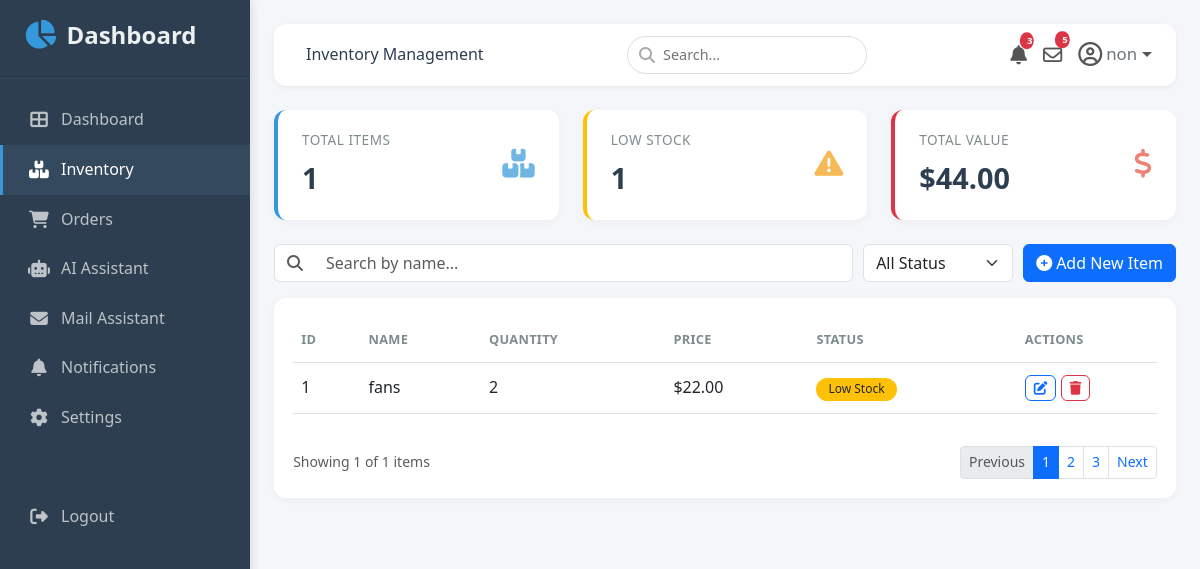
The app's page /Machines (signed in) with its own data.
### app.py (models this page shows, shortened)
class User(UserMixin, db.Model):
    id            = db.Column(db.Integer, primary_key=True)
    first_name    = db.Column(db.String(80), nullable=False)
    last_name     = db.Column(db.String(80), nullable=False)
    username      = db.Column(db.String(80), unique=True, nullable=False)
    password_hash = db.Column(db.String(200), nullable=False)

class Data(db.Model):
    id            = db.Column(db.Integer, primary_key=True)
    name = db.Column(db.String(100), nullable=False)
    price = db.Column(db.Integer, nullable=False)
    quantity = db.Column(db.Integer, nullable=False)
    user_id = db.Column(db.Integer, db.ForeignKey('user.id'), nullable=False)
    orders = db.relationship("Order", backref="data")

### app.py (the view, shortened to what this page needs)
@app.route('/Machines', methods=["GET", "POST"])
@login_required
def Machines():
    user = User.query.filter_by(username=current_user.username).first()
    if not user:  # Still handle the case where a user isn't found
        user = User(username=current_user.username, password_hash=generate_password_hash('password')) # Re-establish if no initial user
        db.session.add(user)
        db.session.commit()
    per_page = 4  # Number of items per page
    total_items = Data.query.count()
    total_pages = (total_items + per_page - 1) // per_page
    low_stock = Data.query.filter(Data.quantity < 10).count()
    result = db.session.query(func.sum(Data.quantity * Data.price)).scalar()
    total_value = result if result is not None else 0.0
    '''page = request.args.get('page', 1, type=int)'''  # Corrected this line
    inventory = Data.query.filter_by(user_id=user.id).all()
    db.session.commit()
    return render_template('Machines.html', inventory=inventory, total_items=total_items, low_stock=low_stock, total_value=total_value)

### app.py (called while the page is built)
@login_manager.user_loader
def load_user(user_id):
    return User.query.get(int(user_id))

### templates/Machines.html (shortened to what this page needs)
{% extends "base.html" %}
{% block page_title %}Inventory Management{% endblock %}
{% block content %}
<div class="row g-4 mb-4">
  <div class="col-md-4 col-6">
    <div class="stat-card">
      <div class="d-flex justify-content-between align-items-center">
        <div>
          <p class="stat-label">Total Items</p>
          <p class="stat-number">{{ total_items|default(0) }}</p>
        </div>
        <i class="fas fa-boxes stat-icon"></i>
      </div>
    </div>
  </div>
  <div class="col-md-4 col-6">
    <div class="stat-card border-warning">
      <div class="d-flex justify-content-between align-items-center">
        <div>
          <p class="stat-label">Low Stock</p>
          <p class="stat-number">{{ low_stock|default(0) }}</p>
        </div>
        <i class="fas fa-exclamation-triangle stat-icon warning"></i>
      </div>
    </div>
  </div>
  <div class="col-md-4 col-6">
    <div class="stat-card border-danger">
      <div class="d-flex justify-content-between align-items-center">
        <div>
          <p class="stat-label">Total Value</p>
          <p class="stat-number">${{ "%.2f"|format(total_value|default(0)) }}</p>
        </div>
        <i class="fas fa-dollar-sign stat-icon danger"></i>
      </div>
    </div>
  </div>
</div>
<div class="search-filter-bar">
  <div class="search-input">
    <div class="input-group">
      <span class="input-group-text bg-white border-end-0"><i class="fas fa-search text-muted"></i></span>
      <input type="text" class="form-control border-start-0" placeholder="Search by name..." id="tableSearch">
    </div>
  </div>
  <div class="filter-select">
    <select class="form-select" id="statusFilter">
      <option value="">All Status</option>
    </select>
  </div>
  <div class="ms-auto">
    <button class="btn btn-primary" data-bs-toggle="modal" data-bs-target="#addItemModal">
      <i class="fas fa-plus-circle me-1"></i>Add New Item
    </button>
  </div>
</div>
<div class="table-container">
  <div class="table-responsive">
    <table class="table table-hover align-middle" id="inventoryTable">
      <thead>
        <tr>
          <th>ID</th>
          <th>Name</th>
          <th>Quantity</th>
          <th>Price</th>
          <th>Status</th>
          <th style="width: 140px;">Actions</th>
        </tr>
      </thead>
      <tbody id="inventoryTableBody">
        {% for item in inventory %}
        <tr>
          <td>{{ item.id }}</td>
          <td>{{ item.name }}</td>
          <td>{{ item.quantity }}</td>
          <td>${{ "%.2f"|format(item.price) }}</td>
          <td>
            {% if item.quantity <= 0 %}
              <span class="badge badge-stock bg-danger">Out of Stock</span>
            {% elif item.quantity < 5 %}
              <span class="badge badge-stock bg-warning text-dark">Low Stock</span>
            {% else %}
              <span class="badge badge-stock bg-success">In Stock</span>
            {% endif %}
          </td>
          <td>
            <button class="btn btn-sm btn-outline-primary action-btn edit-btn" data-id="{{ item.id }}" data-name="{{ item.name }}" data-quantity="{{ item.quantity }}" data-price="{{ item.price }}" data-status="{% if item.quantity <= 0 %}Out of Stock{% elif item.quantity < 5 %}Low Stock{% else %}In Stock{% endif %}">
              <i class="fas fa-edit"></i>
            </button>
            <form action="{{ url_for('delete_record', id=item.id) }}" method="POST" style="display:inline;" onsubmit="return confirm('Are you sure you want to delete {{ item.name }}?');">
              <button type="submit" class="btn btn-sm btn-outline-danger action-btn">
                <i class="fas fa-trash"></i>
              </button>
            </form>
          </td>
        </tr>
        {% else %}
        <tr>
          <td colspan="6" class="text-center py-4 text-muted">No inventory items found.</td>
        </tr>
        {% endfor %}
      </tbody>
    </table>
  </div>
  <div class="pagination-bar">
    <div class="text-muted small">
      Showing {{ inventory|length if inventory else 0 }} of {{ total_items|default(0) }} items
    </div>
    <nav>
      <ul class="pagination pagination-sm">
        <li class="page-item disabled"><a class="page-link" href="#">Previous</a></li>
        <li class="page-item active"><a class="page-link" href="#">1</a></li>
        <li class="page-item"><a class="page-link" href="#">2</a></li>
        <li class="page-item"><a class="page-link" href="#">3</a></li>
        <li class="page-item"><a class="page-link" href="#">Next</a></li>
      </ul>
    </nav>
  </div>
</div>
{% endblock %}

### templates/base.html (shortened to what this page needs)
<!DOCTYPE html>
<html lang="en">
<head>
  <link href="https://cdn.jsdelivr.net/npm/bootstrap@5.3.0/dist/css/bootstrap.min.css" rel="stylesheet">
  <link rel="stylesheet" href="https://cdnjs.cloudflare.com/ajax/libs/font-awesome/6.4.0/css/all.min.css">
  <link rel="stylesheet" href="{{ url_for('static', filename='style.css') }}">
</head>
<body>
  <nav class="sidebar" id="sidebar">
    <div class="brand">
      <i class="fas fa-chart-pie"></i> Dashboard
    </div>
    <ul class="nav flex-column">
      <li class="nav-item">
        <a class="nav-link {% if request.endpoint == 'dashboard' %}active{% endif %}"
           href="{{ url_for('dashboard') }}">
          <i class="fas fa-th-large"></i> Dashboard
        </a>
      </li>
      <li class="nav-item">
        <a class="nav-link {% if request.endpoint == 'Machines' %}active{% endif %}"
           href="{{ url_for('Machines') }}">
          <i class="fas fa-boxes"></i> Inventory
        </a>
      </li>
      <li class="nav-item">
        <a class="nav-link {% if request.endpoint == 'orders' %}active{% endif %}"
           href="{{ url_for('orders') }}">
          <i class="fas fa-shopping-cart"></i> Orders
        </a>
      </li>
      <li class="nav-item">
        <a class="nav-link {% if request.endpoint == 'Ai_assistant' %}active{% endif %}"
           href="{{ url_for('Ai_assistant') }}">
          <i class="fas fa-robot"></i> AI Assistant
        </a>
      </li>
      <li class="nav-item">
        <a class="nav-link {% if request.endpoint == 'ai_mail_assistant' %}active{% endif %}"
           href="{{ url_for('ai_mail_assistant') }}">
          <i class="fas fa-envelope"></i> Mail Assistant
        </a>
      </li>
      <li class="nav-item">
        <a class="nav-link {% if request.endpoint == 'notifications' %}active{% endif %}"
           href="{{ url_for('notifications') }}">
          <i class="fas fa-bell"></i> Notifications
        </a>
      </li>
      <li class="nav-item">
        <a class="nav-link" href="{{ url_for('settings') }}"><i class="fas fa-cog"></i> Settings</a>
      </li>
    </ul>
    <hr style="border-color:#34495e; margin: 1.5rem 1rem;">
    <ul class="nav flex-column">
      <li class="nav-item">
        <a class="nav-link" href="{{ url_for('logout') }}"><i class="fas fa-sign-out-alt"></i> Logout</a>
      </li>
    </ul>
  </nav>
  <div class="main-content">
    <div class="top-navbar">
      <div>
        <span class="ms-2 d-none d-sm-inline">{% block page_title %}Dashboard{% endblock %}</span>
      </div>
      <div class="search-box d-none d-md-block">
        <i class="fas fa-search"></i>
        <input type="text" placeholder="Search...">
      </div>
      <div class="nav-icons d-flex align-items-center">
        <div class="dropdown me-2">
          <a href="{{ url_for('notifications') }}" class="text-decoration-none position-relative" id="notificationDropdown" role="button" data-bs-toggle="dropdown" aria-expanded="false">
            <i class="fas fa-bell" style="font-size: 1.2rem;"></i>
            <span class="badge bg-danger position-absolute top-0 start-100 translate-middle" id="navNotifCount" style="font-size: 0.6rem; padding: 0.25rem 0.45rem;">12</span>
          </a>
        </div>
        <a href="{{ url_for('ai_mail_assistant') }}" class="text-decoration-none me-2 position-relative">
          <i class="far fa-envelope" style="font-size: 1.2rem;"></i>
          <span class="badge bg-danger position-absolute top-0 start-100 translate-middle" style="font-size: 0.6rem; padding: 0.25rem 0.45rem;">5</span>
        </a>
        <div class="dropdown">
          <a href="#" class="text-decoration-none dropdown-toggle d-flex align-items-center"
             id="userDropdown" role="button" data-bs-toggle="dropdown" aria-expanded="false">
            <i class="far fa-user-circle fa-lg"></i>
            <span class="ms-1 d-none d-md-inline small text-secondary">
              {{ current_user.username if current_user.is_authenticated else 'Admin' }}
            </span>
          </a>
        </div>
      </div>
    </div>
    {% block content %}{% endblock %}
</body>
</html>

### static/style.css (style rules this page uses)
* { margin: 0; padding: 0; box-sizing: border-box; }
body { background-color: #f4f6f9; font-family: 'Segoe UI', Tahoma, Geneva, Verdana, sans-serif; color: #2c3e50; line-height: 1.6; }
a { text-decoration: none; color: inherit; }
.sidebar { position: fixed; top: 0; left: 0; height: 100vh; width: 250px; background-color: #2c3e50; color: #ecf0f1; transition: transform 0.3s ease; z-index: 1050; padding: 1rem 0; overflow-y: auto; box-shadow: 2px 0 10px rgba(0, 0, 0, 0.1); }
.sidebar .brand { font-size: 1.5rem; font-weight: 600; padding: 0 1.5rem 1.5rem 1.5rem; border-bottom: 1px solid #34495e; margin-bottom: 1rem; display: flex; align-items: center; gap: 10px; }
.sidebar .brand i { color: #3498db; font-size: 1.8rem; }
.sidebar .nav-link { color: #bdc3c7; padding: 0.75rem 1.5rem; border-left: 3px solid transparent; transition: all 0.2s ease; display: flex; align-items: center; gap: 10px; }
.sidebar .nav-link.active { color: #fff; background-color: #34495e; border-left-color: #3498db; }
.sidebar .nav-link i { width: 24px; text-align: center; font-size: 1.1rem; }
.sidebar hr { border-color: #34495e; margin: 1.5rem 1rem; }
.main-content { margin-left: 250px; padding: 1.5rem; min-height: 100vh; transition: margin-left 0.3s ease; }
.top-navbar { background: #fff; border-radius: 12px; padding: 0.75rem 1.5rem; box-shadow: 0 2px 6px rgba(0, 0, 0, 0.05); margin-bottom: 1.5rem; display: flex; align-items: center; justify-content: space-between; }
.top-navbar .search-box { position: relative; }
.top-navbar .search-box input { border-radius: 30px; border: 1px solid #ddd; padding: 0.4rem 1rem 0.4rem 2.2rem; font-size: 0.9rem; width: 240px; transition: border 0.2s ease; }
.top-navbar .search-box i { position: absolute; left: 12px; top: 50%; transform: translateY(-50%); color: #aaa; }
.nav-icons { display: flex; align-items: center; gap: 0.5rem; }
.nav-icons a { color: #555; font-size: 1.2rem; position: relative; transition: color 0.2s ease; }
.nav-icons a .badge { position: absolute; top: -6px; right: -8px; font-size: 0.6rem; padding: 0.25rem 0.45rem; background: #e74c3c; color: #fff; border-radius: 50%; }
.stat-card { background: #fff; border-radius: 12px; padding: 1.2rem 1.5rem; box-shadow: 0 2px 8px rgba(0, 0, 0, 0.04); border-left: 4px solid #3498db; height: 100%; transition: all 0.3s ease; }
.stat-card .stat-icon { font-size: 1.8rem; color: #3498db; opacity: 0.7; }
.stat-card .stat-number { font-size: 1.8rem; font-weight: 600; margin-bottom: 0; }
.stat-card .stat-label { color: #7f8c8d; font-size: 0.85rem; text-transform: uppercase; letter-spacing: 0.5px; margin-bottom: 0.25rem; }
.stat-card.border-warning { border-left-color: #f39c12; }
.stat-card.border-danger { border-left-color: #e74c3c; }
.stat-card .stat-icon.warning { color: #f39c12; }
.stat-card .stat-icon.danger { color: #e74c3c; }
.search-filter-bar { display: flex; flex-wrap: wrap; gap: 10px; align-items: center; margin-bottom: 1rem; }
.search-filter-bar .search-input { flex: 1 1 250px; }
.search-filter-bar .filter-select { flex: 0 1 150px; }
.table-container { background: #fff; border-radius: 12px; padding: 1.2rem; box-shadow: 0 2px 8px rgba(0, 0, 0, 0.04); }
.table-container .table th { border-top: none; color: #7f8c8d; font-weight: 600; font-size: 0.8rem; text-transform: uppercase; letter-spacing: 0.3px; padding: 0.75rem 0.5rem; }
.table-container .table td { vertical-align: middle; padding: 0.75rem 0.5rem; }
.badge-stock, .badge-status { font-weight: 500; padding: 0.35rem 0.75rem; border-radius: 30px; }
.action-btn { padding: 0.15rem 0.5rem; font-size: 0.8rem; border-radius: 6px; transition: all 0.2s ease; }
.action-btn .fas { font-size: 0.85rem; }
.pagination-bar { display: flex; justify-content: space-between; align-items: center; margin-top: 1rem; flex-wrap: wrap; gap: 0.5rem; }
.pagination-bar .pagination { margin: 0; }

### records on screen
User: username "non"
Data: id "1", name "fans", quantity "2", price "22.00", shows "Low Stock"

### other values on screen
{{ total_items|default(0) }} "1"
{{ low_stock|default(0) }} "1"
{{ "%.2f"|format(total_value|default(0)) }} "44.00"
{{ inventory|length if inventory else 0 }} "1"
